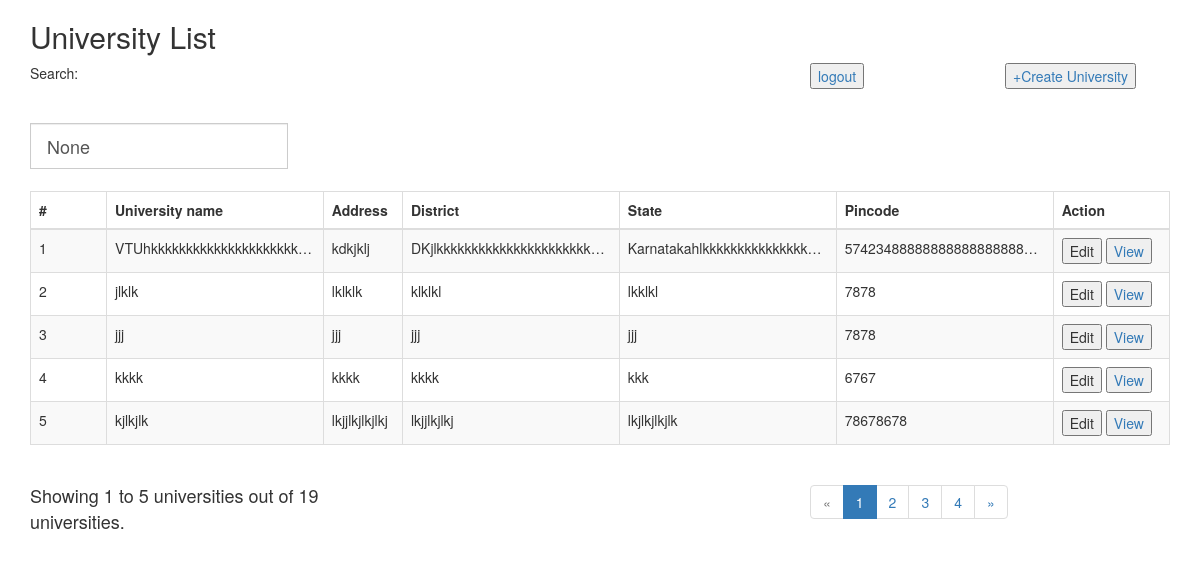
The app's page / (signed in) with its own data.
### students/models.py (models this page shows, shortened)
class UniversityModel(models.Model):
    id = models.AutoField(primary_key=True)
    name = models.CharField(max_length=256, null=False)
    address = models.TextField(null=False)
    district = models.CharField(max_length=256, null=False, db_index=True)
    state = models.CharField(max_length=256, null=False, db_index=True)
    pincode = models.CharField(max_length=128)

### students/views.py (the view)
# urls.py: path('', views.fetch_univesity_list, name='fetch_univesity_list'),
def fetch_univesity_list(request):
    university_qs = None
    total_university_count = 0
    search_university_qs = None
    name = None
    if not request.user.is_authenticated:
        return redirect('login')
    else:
        if request.method == "POST":
            name = request.POST.get("name")
        if name is not None:
            university_qs = UniversityModel.objects.filter(name__icontains=name).order_by('id')
        else:
            university_qs = UniversityModel.objects.all().order_by('id')
        if university_qs is not None and university_qs.exists:
            total_university_count = university_qs.count()
        page_size = 5
        page = request.GET.get('page', 1)
        if page is not None:
            current_page = int(page)
        paginator = Paginator(university_qs, page_size)
        try:
            universities = paginator.page(page)
        except PageNotAnInteger:
            universities = paginator.page(1)
        except EmptyPage:
            universities = paginator.page(paginator.num_pages)
        print(paginator.num_pages)
        start_index = (current_page - 1) * page_size + 1
        last_index = current_page * page_size
        if current_page == paginator.num_pages:
            last_index = total_university_count
        context = {
            'universities': universities,
            'total_university_count': total_university_count,
            'name': name,
            'start_index': start_index,
            'last_index': last_index,
        }
        return render(request, 'university.html', context)

### templates/university.html (shortened to what this page needs)
<!DOCTYPE html>
<html lang="en">
<head>
    <link rel="stylesheet" href="https://maxcdn.bootstrapcdn.com/bootstrap/3.4.1/css/bootstrap.min.css">
    <link rel="stylesheet" type="text/css" href="/../css/style.css">
    <link rel="stylesheet" href="https://maxcdn.bootstrapcdn.com/font-awesome/4.5.0/css/font-awesome.min.css">
</head>
<body>
    <div class="container">
        <h2>University List</h2>
        <div class="row">
            <div class="col-md-8">
                Search:<form class="wrapper-search-input" method="POST" action="{% url 'fetch_univesity_list' %}">
                    <div class="input-group input-group-lg">
                        <input type="text" class="form-control form-change" placeholder="Search for a university"
                        aria-label="Enter Course Name To Search For" value="{{name}}" name="name" {{onclick_attrib}}/>
                    </div>
                </form>
            </div>
            <div class="col-md-2">
                <button style="color:#337dff;"><a href="{% url 'logout' %}">logout</a></button>
            </div>
            <div class="col-md-2">
                <button style="color:#337dff;"><a href="{% url 'create_university_form' %}">+Create University</a></button>
            </div>
        </div>
        <table class="table table-bordered table-striped table-responsive-sm" style="margin-top: 22px;">
            <thead>
                <tr>
                    <th>#</th>
                <th>University name</th>
                <th>Address</th>
                <th>District</th>
                <th>State</th>
                <th>Pincode</th>
                <th>Action</th>
                </tr>
            </thead>
            <tbody>
                {% for university in universities %}
                <tr>
                    <td>{{university.id}}</td>
                    <td class="data_elipsis">{{ university.name }}</td>
                    <td>{{ university.address }}</td>
                    <td>{{ university.district }}</td>
                    <td>{{ university.state }}</td>
                    <td>{{ university.pincode }}</td>
                    <td>
                        <button><span align="left" onclick="location.href={% url 'create_university_form' %}">Edit</i></span></button>
                        <button>
                            <a href="{% url 'fetch_college_list' %}?university={{university.id}}"><span align="right">View</span></a></button>
                    </td>
                </tr>
                {% endfor %}
            </tbody>
</table>
    <div class="row">
        <div class="col-md-4">
            {% if total_university_count == 0 %}
                <P>No University Found.</P>
            {% elif total_university_count == 1 %}
                <p>{{total_university_count}} university found.</p>
            {% else %}
                <p class="display_message">Showing {{start_index}} to {{last_index}} universities out of {{total_university_count}} universities.</p>
            {% endif %}
        </div>
        <div class="col-md-4"></div>
        <div class="col-md-4">
            {% if universities.has_other_pages %}
                <ul class="pagination">
                    {% if universities.has_previous %}
                        <li><a href="?page={{ universities.previous_page_number }}">&laquo;</a></li>
                    {% elif name != "None" and universities.has_previous%}
                        <li><a href="?page={{universities.previous_page_number}}&name={{name}}">&laquo;</a></li>
                    {% else %}
                        <li class="disabled"><span>&laquo;</span></li>
                    {% endif %}
                    {% for i in universities.paginator.page_range %}
                        {% if universities.number == i %}
                            <li class="active"><span>{{ i }} <span class="sr-only">(current)</span></span></li>
                        {% elif name %}
                            <li> <a href="?page={{i}}&name={{name}}" data-toggle="tooltip" title="{{i}}">{{i}}</a></li>
                        {% else %}
                            <li><a href="?page={{ i }}">{{ i }}</a></li>
                        {% endif %}
                    {% endfor %}
                    {% if universities.has_next %}
                        <li><a href="?page={{ universities.next_page_number }}">&raquo;</a></li>
                    {% elif name != "None" and universities.has_next%}
                        <li><a href="?page={{universities.next_page_number}}&name={{name}}">&raquo;</a></li>
                    {% else %}
                        <li class="disabled"><span>&raquo;</span></li>
                    {% endif %}
                </ul>
            {% endif %}
        </div>
    </div>
</div>
</body>
</html>

### static/students/css/style.css (style rules this page uses)
html, body { height: 100%; }
form { padding-top: 10px; font-size: 14px; margin-top: 30px; }
.data_elipsis { white-space: nowrap; overflow: hidden; text-overflow: ellipsis; }

### templates/university.html (style rules this page uses)
.table th, .table td { max-width: 200px; min-width: 70px; overflow: hidden; text-overflow: ellipsis; white-space: nowrap; }
.display_message { padding-top: 18px; font-size: 18px; }

### records on screen
UniversityModel: id "1", name "VTUhkkkkkkkkkkkkkkkkkkkkk…", address "kdkjklj", district "DKjlkkkkkkkkkkkkkkkkkkkkkk…", state "Karnatakahlkkkkkkkkkkkkkkk…", pincode "57423488888888888888888…"
UniversityModel: id "2", name "jlklk", address "lklklk", district "klklkl", state "lkklkl", pincode "7878"
UniversityModel: id "3", name "jjj", address "jjj", district "jjj", state "jjj", pincode "7878"
UniversityModel: id "4", name "kkkk", address "kkkk", district "kkkk", state "kkk", pincode "6767"
UniversityModel: id "5", name "kjlkjlk", address "lkjjlkjlkjlkj", district "lkjjlkjlkj", state "lkjlkjlkjlk", pincode "78678678"

### other values on screen
{{ start_index }} "1"
{{ last_index }} "5"
{{ total_university_count }} "19"
{{ i }} "1"
{{ i }} "2" "3" "4"
